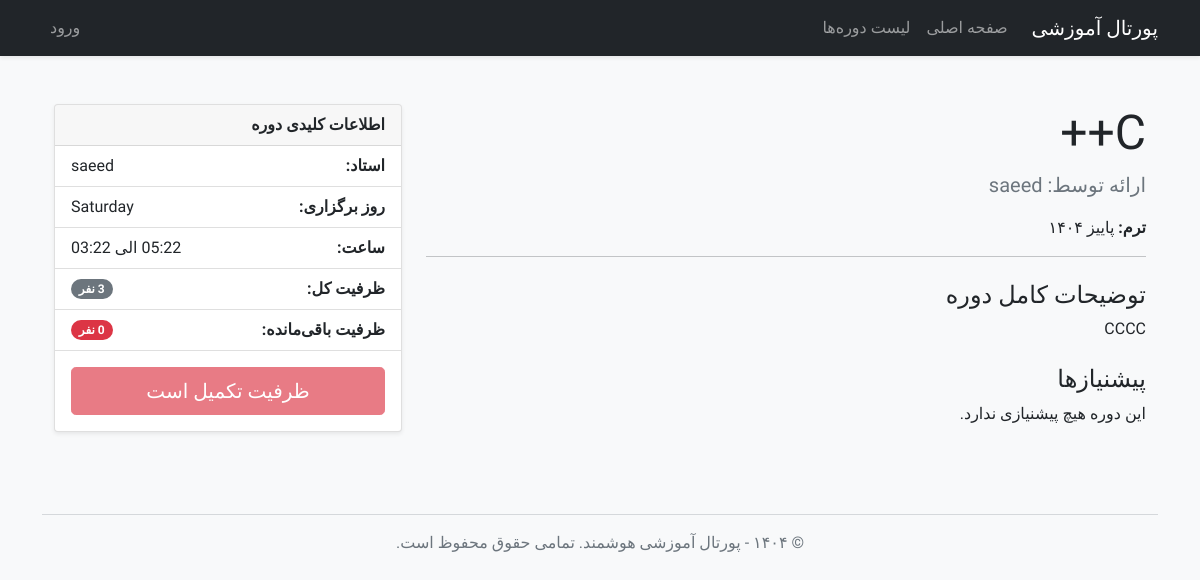
The page /course/1 on the database as committed earlier.
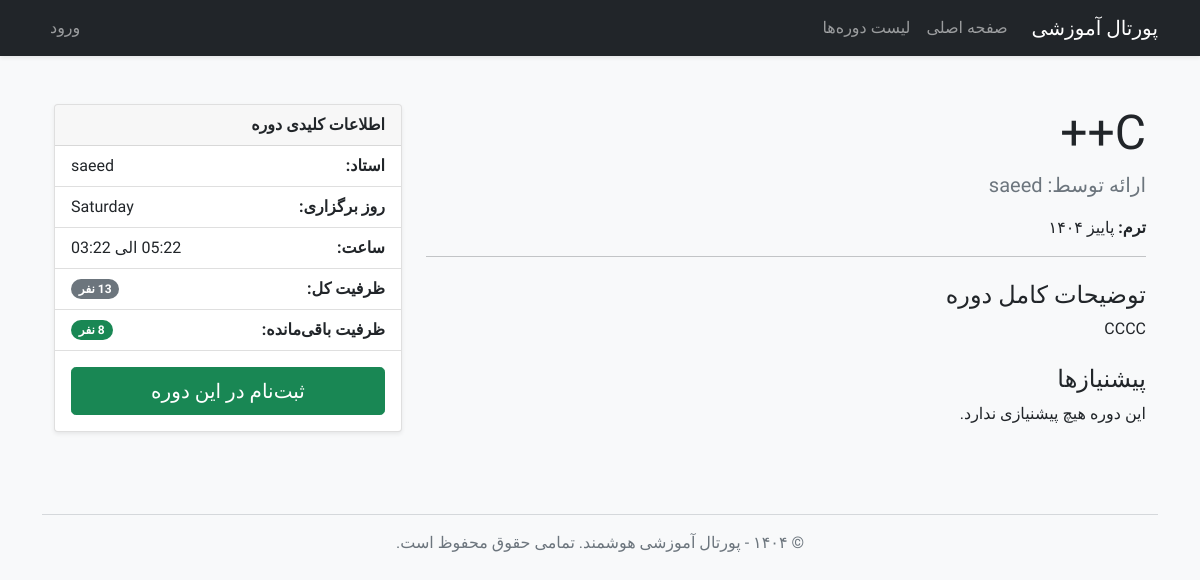
The same page on the database as committed later.
### app/models.py (models this page shows, shortened)
class Course(db.Model):
    id = db.Column(db.Integer, primary_key=True)
    title = db.Column(db.String(140), nullable=False)
    description = db.Column(db.Text)
    credits = db.Column(db.Integer, nullable=False, default=3)
    day_of_week = db.Column(db.String(20), nullable=False)
    start_time = db.Column(db.Time, nullable=False)
    end_time = db.Column(db.Time, nullable=False)
    capacity = db.Column(db.Integer, default=20)
    instructor_id = db.Column(db.Integer, db.ForeignKey('user.id'))
    term_id = db.Column(db.Integer, db.ForeignKey('term.id'), nullable=False)
    enrollments = db.relationship('Enrollment', backref='course', lazy='dynamic', foreign_keys='Enrollment.course_id')
    prereqs = db.relationship(
        'Course', secondary=prerequisites,
        primaryjoin=(prerequisites.c.course_id == id),
        secondaryjoin=(prerequisites.c.prerequisite_id == id),
        backref=db.backref('is_prereq_for', lazy='dynamic'),
        lazy='dynamic'
    )

### app/routes.py (the view)
@app.route('/course/<int:course_id>')
def course_detail(course_id):
    course = Course.query.get_or_404(course_id)
    enrollment_count = Enrollment.query.filter_by(course_id=course.id).count()
    remaining_capacity = course.capacity - enrollment_count
    return render_template('course_detail.html', title=course.title, course=course, remaining_capacity=remaining_capacity)

### app/templates/course_detail.html
{% extends "base.html" %}
{% block content %}
<div class="container py-4">
    <div class="row">
        <div class="col-lg-8 mb-4 mb-lg-0">
            <h1 class="display-5">{{ course.title }}</h1>
            <p class="lead text-muted">ارائه توسط: {{ course.instructor.username }}</p>
            <p><strong>ترم:</strong> {{ course.term.name }}</p>
            <hr>
            <h4 class="mt-4">توضیحات کامل دوره</h4>
            <p>{{ course.description }}</p>
            <h4 class="mt-4">پیشنیازها</h4>
            {% if course.prereqs.all() %}
                <ul class="list-unstyled">
                {% for prereq in course.prereqs %}
                    <li><i class="bi bi-check-circle-fill text-success"></i> <a href="{{ url_for('course_detail', course_id=prereq.id) }}" class="text-decoration-none">{{ prereq.title }}</a></li>
                {% endfor %}
                </ul>
            {% else %}
                <p>این دوره هیچ پیشنیازی ندارد.</p>
            {% endif %}
        </div>
        <div class="col-lg-4">
            <div class="card shadow-sm sticky-top" style="top: 2rem;">
                <div class="card-header fw-bold">
                    اطلاعات کلیدی دوره
                </div>
                <ul class="list-group list-group-flush">
                    <li class="list-group-item d-flex justify-content-between align-items-center">
                        <strong>استاد:</strong> <span>{{ course.instructor.username }}</span>
                    </li>
                    <li class="list-group-item d-flex justify-content-between align-items-center">
                        <strong>روز برگزاری:</strong> <span>{{ course.day_of_week }}</span>
                    </li>
                    <li class="list-group-item d-flex justify-content-between align-items-center">
                        <strong>ساعت:</strong> <span>{{ course.start_time.strftime('%H:%M') }} الی {{ course.end_time.strftime('%H:%M') }}</span>
                    </li>
                    <li class="list-group-item d-flex justify-content-between align-items-center">
                        <strong>ظرفیت کل:</strong> <span class="badge bg-secondary rounded-pill">{{ course.capacity }} نفر</span>
                    </li>
                    <li class="list-group-item d-flex justify-content-between align-items-center">
                        <strong>ظرفیت باقی‌مانده:</strong>
                        <span class="badge bg-{% if remaining_capacity > 5 %}success{% elif remaining_capacity > 0 %}warning{% else %}danger{% endif %} rounded-pill">
                            {{ remaining_capacity }} نفر
                        </span>
                    </li>
                </ul>
                <div class="card-body text-center p-3">
                    {% if remaining_capacity > 0 %}
                    <form action="{{ url_for('enroll', course_id=course.id) }}" method="POST">
                        <button type="submit" class="btn btn-success btn-lg w-100">ثبت‌نام در این دوره</button>
                    </form>
                    {% else %}
                    <button type="button" class="btn btn-danger btn-lg w-100" disabled>ظرفیت تکمیل است</button>
                    {% endif %}
                </div>
            </div>
        </div>
    </div>
</div>
{% endblock %}

Rows that differ between the two databases and show on the page:
changed Course "CCCC": capacity "3" → "13"
Other text that changed with them:
{{ remaining_capacity }}: "0" → "8"
text no longer shown: "ظرفیت تکمیل است"
text now shown: "ثبت‌نام در این دوره"
